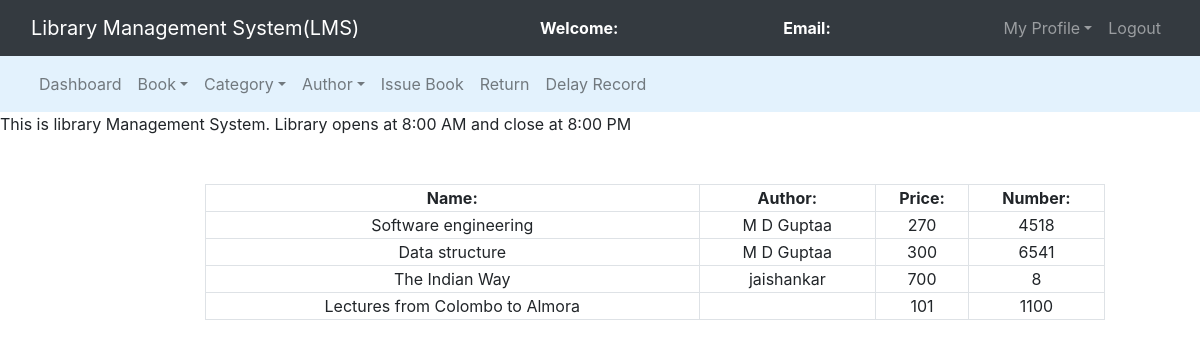
/admin/regbooks.php, run on the app's committed database.
### tables this page shows
CREATE TABLE `books` (
  `book_id` int(11) NOT NULL,
  `book_name` varchar(250) NOT NULL,
  `author_id` int(11) NOT NULL,
  `cat_id` int(11) NOT NULL,
  `book_no` int(11) NOT NULL,
  `book_price` int(11) NOT NULL
);

CREATE TABLE `authors` (
  `author_id` int(11) NOT NULL,
  `author_name` varchar(250) NOT NULL,
  `No_Of_Books` int(11) NOT NULL,
  `Origin` varchar(30) NOT NULL,
  `Gender` char(1) NOT NULL
);

### admin/regbooks.php (the view, shortened to what this page needs)
<?php
	$connection = mysqli_connect("localhost","root","");
	$query = "select books.book_name,books.book_no,books.book_price,authors.author_name from books left join authors on books.author_id = authors.author_id";
?>
<!DOCTYPE html>
<html>
<head>
	<link rel="stylesheet" type="text/css" href="../bootstrap-4.4.1/css/bootstrap.min.css">
</head>
<body>
	<nav class="navbar navbar-expand-lg navbar-dark bg-dark">
		<div class="container-fluid">
			<div class="navbar-header">
				<a class="navbar-brand" href="index.php">Library Management System(LMS)</a>
			</div>
			<font style="color: white"><span><strong>Welcome: <?php echo $_SESSION['name'];?></strong></span></font>
			<font style="color: white"><span><strong>Email: <?php echo $_SESSION['email'];?></strong></span></font>
			<ul class="nav navbar-nav navbar-right">
				<li class="nav-item dropdown">
					<a class="nav-link dropdown-toggle" data-toggle="dropdown">My Profile</a>
				</li>
				<li class="nav-item"><a class="nav-link" href="../logout.php">Logout</a></li>
			</ul>
		</div>
	</nav>
<nav class="navbar navbar-expand-lg navbar-light" style="background-color: #e3f2fd">
	<div class="container-fluid">
		<ul class="nav navbar-nav navbar-center">
			<li class="nav-item">
				<a href="admin_dashboard.php" class="nav-link">Dashboard</a>
			</li>
			<li class="nav-item dropdown">
				<a class="nav-link dropdown-toggle" data-toggle="dropdown">Book</a>
			</li>
			<li class="nav-item dropdown">
				<a class="nav-link dropdown-toggle" data-toggle="dropdown">Category</a>
			</li>
			<li class="nav-item dropdown">
				<a class="nav-link dropdown-toggle" data-toggle="dropdown">Author</a>
			</li>
			<li class="nav-item">
				<a href="issue_book.php" class="nav-link">Issue Book</a>
			</li>
			<li class="nav-item">
				<a href="return.php" class="nav-link">Return</a>
			</li>
			<li class="nav-item">
				<a href="delay_display.php" class="nav-link">Delay Record</a>
			</li>
		</ul>
	</div>
</nav>
<span><marquee>This is library Management System. Library opens at 8:00 AM and close at 8:00 PM</marquee></span><br><br>
<div class="row">
	<div class="col-md-2"></div>
	<div class="col-md-8">
		<form>
			<table class="table-bordered" width="900px" style="text-align: center">
				<tr>
					<th>Name:</th>
					<th>Author:</th>
					<th>Price:</th>
					<th>Number:</th>
				</tr>
				<?php
					$query_run = mysqli_query($connection,$query);
					while($row = mysqli_fetch_assoc($query_run)){
						$book_name = $row['book_name'];
						$author_name = $row['author_name'];
						$price = $row['book_price'];
						$book_no = $row['book_no'];
				?>
						<tr>
							<td><?php echo $book_name;?></td>
							<td><?php echo $author_name;?></td>
							<td><?php echo $price;?></td>
							<td><?php echo $book_no;?></td>
						</tr>
						<?php
					}
				?>
			</table>
		</form>
	</div>
	<div class="col-md-2"></div>
</div>
</body>
</html>

### data on the page
books: book_name "Software engineering", author.author_name "M D Guptaa", book_price "270", book_no "4518"
books: book_name "Data structure", author.author_name "M D Guptaa", book_price "300", book_no "6541"
books: book_name "The Indian Way", author.author_name "jaishankar", book_price "700", book_no "8"
books: book_name "Lectures from Colombo to Almora", book_price "101", book_no "1100"
